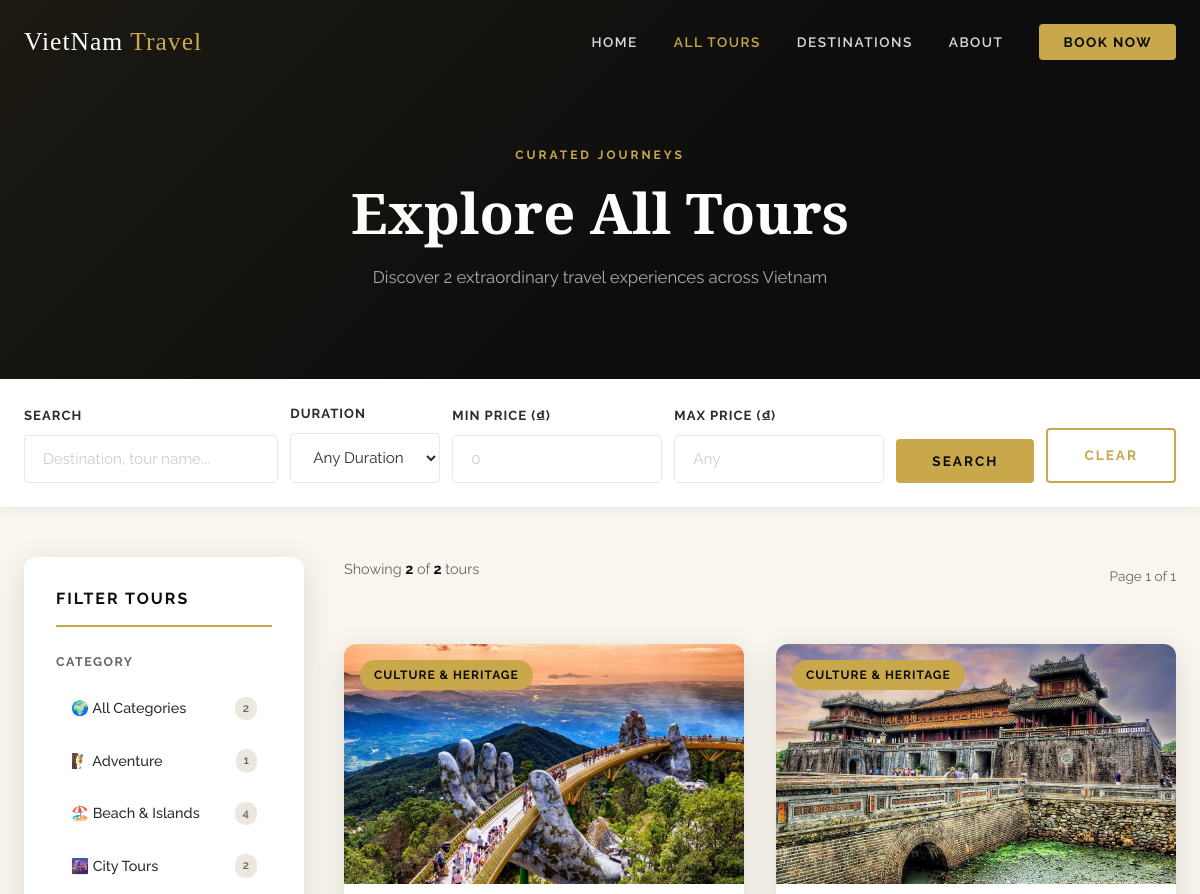
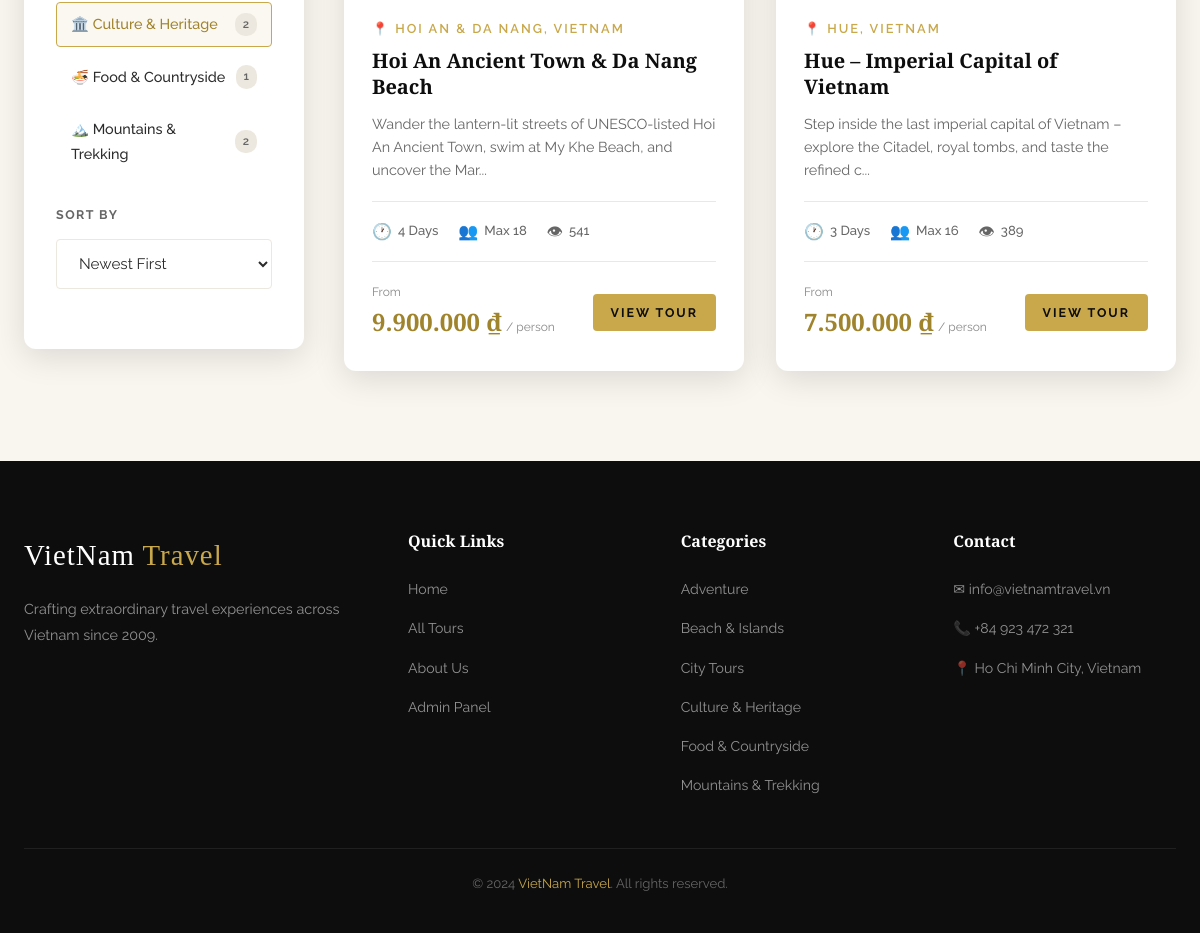
The page /tours.php?category=3 on the database its author committed (2 pictures, top to bottom).
### tables this page shows
CREATE TABLE IF NOT EXISTS categories (
    id          INT AUTO_INCREMENT PRIMARY KEY,
    name        VARCHAR(100) NOT NULL UNIQUE,
    slug        VARCHAR(100) NOT NULL UNIQUE,
    description TEXT,
    icon        VARCHAR(10) DEFAULT '✈️',
    created_at  TIMESTAMP DEFAULT CURRENT_TIMESTAMP
);

CREATE TABLE IF NOT EXISTS tours (
    id           INT AUTO_INCREMENT PRIMARY KEY,
    title        VARCHAR(255) NOT NULL,
    slug         VARCHAR(255) NOT NULL UNIQUE,
    description  TEXT NOT NULL,
    content      TEXT,
    price        BIGINT NOT NULL DEFAULT 0,
    duration     INT NOT NULL DEFAULT 1,
    max_people   INT NOT NULL DEFAULT 10,
    destination  VARCHAR(255) NOT NULL,
    category_id  INT NOT NULL,
    image_url    VARCHAR(255),
    status       ENUM('active','inactive') DEFAULT 'active',
    views        INT DEFAULT 0,
    created_at   TIMESTAMP DEFAULT CURRENT_TIMESTAMP,
    updated_at   TIMESTAMP DEFAULT CURRENT_TIMESTAMP ON UPDATE CURRENT_TIMESTAMP,
    FOREIGN KEY (category_id) REFERENCES categories(id) ON DELETE CASCADE
);

### tours.php (the view, shortened to what this page needs)
<?php
include 'includes/db-connect.php';
$search    = isset($_GET['search'])    ? trim($_GET['search'])    : '';
$cat_id    = isset($_GET['category'])  ? (int)$_GET['category']   : 0;
$duration  = isset($_GET['duration'])  ? trim($_GET['duration'])   : '';
$sort      = isset($_GET['sort'])      ? trim($_GET['sort'])       : 'newest';
$min_price = isset($_GET['min_price']) ? (int)$_GET['min_price']   : 0;
$max_price = isset($_GET['max_price']) ? (int)$_GET['max_price']   : 0;
$per_page     = 6;
$current_page = max(1, isset($_GET['page']) ? (int)$_GET['page'] : 1);
$where = "WHERE t.status = 'active'";
if ($cat_id > 0)       $where .= " AND t.category_id = $cat_id";
$order = "t.created_at DESC";
$total_row   = mysqli_fetch_assoc(mysqli_query($conn, "SELECT COUNT(*) as total FROM tours t JOIN categories c ON t.category_id = c.id $where"));
$total       = $total_row['total'];
$total_pages = max(1, ceil($total / $per_page));
$offset      = ($current_page - 1) * $per_page;
$result      = mysqli_query($conn, "SELECT t.*, c.name as cat_name FROM tours t JOIN categories c ON t.category_id = c.id $where ORDER BY $order LIMIT $per_page OFFSET $offset");
$cat_result  = mysqli_query($conn, "SELECT id, name, icon FROM categories ORDER BY name");
function buildQuery($extra = []) { $base = $_GET; unset($base['page']); return http_build_query(array_merge($base, $extra)); }
?>
<!DOCTYPE html>
<html lang="en">
<head>
    <link rel="stylesheet" href="css/style.css">
</head>
<body>
<?php include 'includes/navbar.php'; ?>
<div class="page-hero">
    <div class="container">
        <span class="section-label">Curated Journeys</span>
        <h1>Explore All Tours</h1>
        <p>Discover <?php echo $total; ?> extraordinary travel experiences across Vietnam</p>
    </div>
</div>
<div style="background:var(--white);padding:24px 0;box-shadow:0 2px 12px rgba(0,0,0,0.06);">
    <div class="container">
        <form method="GET" action="tours.php" style="display:flex;gap:12px;flex-wrap:wrap;align-items:flex-end;">
            <div class="form-group" style="margin:0;flex:1;min-width:200px;">
                <label>Search</label>
                <input type="text" name="search" class="form-control" placeholder="Destination, tour name..." value="<?php echo htmlspecialchars($search); ?>">
            </div>
            <div class="form-group" style="margin:0;min-width:150px;">
                <label>Duration</label>
                <select name="duration" class="form-control">
                    <option value="">Any Duration</option>
                </select>
            </div>
            <div class="form-group" style="margin:0;min-width:130px;">
                <label>Min Price (₫)</label>
                <input type="number" name="min_price" class="form-control" placeholder="0" value="<?php echo $min_price ?: ''; ?>">
            </div>
            <div class="form-group" style="margin:0;min-width:130px;">
                <label>Max Price (₫)</label>
                <input type="number" name="max_price" class="form-control" placeholder="Any" value="<?php echo $max_price ?: ''; ?>">
            </div>
            <button type="submit" class="btn btn-gold">Search</button>
            <?php if (!empty($search) || $cat_id || $duration || $min_price || $max_price): ?>
            <a href="tours.php" class="btn btn-outline">Clear</a>
            <?php endif; ?>
        </form>
    </div>
</div>
<section class="section" style="padding-top:50px;">
    <div class="container">
        <div class="tours-layout">
            <aside class="filter-sidebar">
                <h3>Filter Tours</h3>
                <div class="filter-section">
                    <div class="filter-section-title">Category</div>
                    <ul class="category-filter-list">
                        <li>
                            <a href="tours.php?<?php echo buildQuery(['category'=>'']); ?>" class="<?php echo !$cat_id?'active':''; ?>">
                                🌍 All Categories <span class="cat-count-badge"><?php echo $total; ?></span>
                            </a>
                        </li>
                        <?php
                        mysqli_data_seek($cat_result, 0);
                        while ($cat = mysqli_fetch_assoc($cat_result)):
                            $cn = mysqli_fetch_assoc(mysqli_query($conn, "SELECT COUNT(*) as n FROM tours WHERE category_id={$cat['id']} AND status='active'"));
                        ?>
                        <li>
                            <a href="tours.php?<?php echo buildQuery(['category'=>$cat['id']]); ?>" class="<?php echo $cat_id==$cat['id']?'active':''; ?>">
                                <?php echo $cat['icon']; ?> <?php echo htmlspecialchars($cat['name']); ?>
                                <span class="cat-count-badge"><?php echo $cn['n']; ?></span>
                            </a>
                        </li>
                        <?php endwhile; ?>
                    </ul>
                </div>
                <div class="filter-section">
                    <div class="filter-section-title">Sort By</div>
                    <form method="GET" id="sortForm">
                        <select name="sort" class="form-control" onchange="document.getElementById('sortForm').submit()">
                            <option value="newest"     <?php echo $sort==='newest'    ?'selected':''; ?>>Newest First</option>
                        </select>
                    </form>
                </div>
            </aside>
            <div>
                <div class="results-header">
                    <p class="results-count">
                        Showing <strong><?php echo min($per_page, max(0,$total-$offset)); ?></strong> of <strong><?php echo $total; ?></strong> tours
                    </p>
                    <span style="font-size:0.85rem;color:var(--text-light);">Page <?php echo $current_page; ?> of <?php echo $total_pages; ?></span>
                </div>
                <?php if ($total > 0): ?>
                <div class="tours-grid">
                    <?php while ($tour = mysqli_fetch_assoc($result)): ?>
                    <div class="tour-card">
                        <div class="tour-card-image">
                            <img src="<?php echo htmlspecialchars($tour['image_url']); ?>" alt="<?php echo htmlspecialchars($tour['title']); ?>" loading="lazy">
                            <span class="tour-card-badge"><?php echo htmlspecialchars($tour['cat_name']); ?></span>
                        </div>
                        <div class="tour-card-body">
                            <div class="tour-card-destination">📍 <?php echo htmlspecialchars($tour['destination']); ?></div>
                            <h3 class="tour-card-title"><?php echo htmlspecialchars($tour['title']); ?></h3>
                            <p class="tour-card-excerpt"><?php echo substr(htmlspecialchars($tour['description']), 0, 110) . '...'; ?></p>
                            <div class="tour-card-meta">
                                <div class="tour-meta-item"><span class="icon">🕐</span><?php echo $tour['duration']; ?> Days</div>
                                <div class="tour-meta-item"><span class="icon">👥</span>Max <?php echo $tour['max_people']; ?></div>
                                <div class="tour-meta-item"><span class="icon">👁</span><?php echo number_format($tour['views']); ?></div>
                            </div>
                            <div class="tour-card-footer">
                                <div class="tour-price">
                                    <span class="from">From</span>
                                    <span class="amount"><?php echo number_format($tour['price'], 0, ',', '.'); ?> ₫</span>
                                    <span class="per">/ person</span>
                                </div>
                                <a href="tour-detail.php?id=<?php echo $tour['id']; ?>" class="btn btn-gold btn-sm">View Tour</a>
                            </div>
                        </div>
                    </div>
                    <?php endwhile; ?>
                </div>
                <?php endif; ?>
            </div>
        </div>
    </div>
</section>
<?php include 'includes/footer.php'; ?>
</body>
</html>

### includes/footer.php (shortened to what this page needs)
<?php
$footer_cats = mysqli_query($conn, "SELECT name, slug FROM categories ORDER BY name LIMIT 6");
?>
<footer class="footer">
    <div class="container">
        <div class="footer-grid">
            <div class="footer-brand">
                <a href="index.php" class="nav-logo">VietNam <span>Travel</span></a>
                <p>Crafting extraordinary travel experiences across Vietnam since 2009.</p>
            </div>
            <div>
                <h4 class="footer-heading">Quick Links</h4>
                <ul class="footer-links">
                    <li><a href="index.php">Home</a></li>
                    <li><a href="tours.php">All Tours</a></li>
                    <li><a href="index.php#why-us">About Us</a></li>
                    <li><a href="admin-tours.php">Admin Panel</a></li>
                </ul>
            </div>
            <div>
                <h4 class="footer-heading">Categories</h4>
                <ul class="footer-links">
                    <?php while ($fc = mysqli_fetch_assoc($footer_cats)): ?>
                    <li><a href="category.php?slug=<?php echo $fc['slug']; ?>"><?php echo htmlspecialchars($fc['name']); ?></a></li>
                    <?php endwhile; ?>
                </ul>
            </div>
            <div>
                <h4 class="footer-heading">Contact</h4>
                <ul class="footer-links">
                    <li><a href="#">✉ info@vietnamtravel.vn</a></li>
                    <li><a href="#">📞 +84 923 472 321</a></li>
                    <li><a href="#">📍 Ho Chi Minh City, Vietnam</a></li>
                </ul>
            </div>
        </div>
        <div class="footer-bottom">
            <p>&copy; 2024 <span>VietNam Travel</span>. All rights reserved.</p>
        </div>
    </div>
</footer>

### tours.php (style rules this page uses)
.tours-layout { display:grid; grid-template-columns:280px 1fr; gap:40px; align-items:start; }
.filter-sidebar { background:var(--white); border-radius:var(--radius-lg); padding:32px; box-shadow:var(--shadow); position:sticky; top:100px; }
.filter-sidebar h3 { font-size:1rem; letter-spacing:2px; text-transform:uppercase; font-family:var(--font-body); font-weight:700; color:var(--dark); margin-bottom:24px; padding-bottom:16px; border-bottom:2px solid var(--gold); }
.filter-section { margin-bottom:28px; }
.filter-section-title { font-size:0.78rem; letter-spacing:1.5px; text-transform:uppercase; font-weight:700; color:var(--text-light); margin-bottom:14px; }
.category-filter-list { list-style:none; }
.category-filter-list li { margin-bottom:8px; }
.category-filter-list a { display:flex; align-items:center; gap:10px; padding:9px 14px; border-radius:var(--radius); color:var(--text); font-size:0.9rem; font-weight:500; transition:var(--transition); border:1px solid transparent; }
.category-filter-list a:hover, .category-filter-list a.active { background:rgba(201,168,76,0.08); border-color:var(--gold); color:var(--gold-dark); }
.cat-count-badge { margin-left:auto; background:var(--light-2); color:var(--text-light); font-size:0.72rem; padding:2px 8px; border-radius:10px; font-weight:600; }
.results-header { display:flex; align-items:center; justify-content:space-between; margin-bottom:28px; flex-wrap:wrap; gap:12px; }
.results-count { font-size:0.9rem; color:var(--text-light); }
.results-count strong { color:var(--dark); }

### rows shown on the page
categories: icon "🧗", name "Adventure", n "1"
categories: icon "🏖️", name "Beach & Islands", n "4"
categories: icon "🌆", name "City Tours", n "2"
categories: icon "🏛️", name "Culture & Heritage", n "2"
categories: icon "🍜", name "Food & Countryside", n "1"
categories: icon "🏔️", name "Mountains & Trekking", n "2"
tours: image_url (picture), category.name "CULTURE & HERITAGE", destination "HOI AN & DA NANG, VIETNAM", title "Hoi An Ancient Town & Da Nang Beach", description "Wander the lantern-lit streets of UNESCO-listed Hoi An Ancient Town, swim at My Khe Beach, and uncover the Mar", duration "4", max_people "18", views "541", price "9.900.000"
tours: image_url (picture), category.name "CULTURE & HERITAGE", destination "HUE, VIETNAM", title "Hue – Imperial Capital of Vietnam", description "Step inside the last imperial capital of Vietnam – explore the Citadel, royal tombs, and taste the refined c", duration "3", max_people "16", views "389", price "7.500.000"

### other values the page prints
$total "2"
min($per_page, max(0,$total-$offset)) "2"
$current_page "1"
$total_pages "1"
